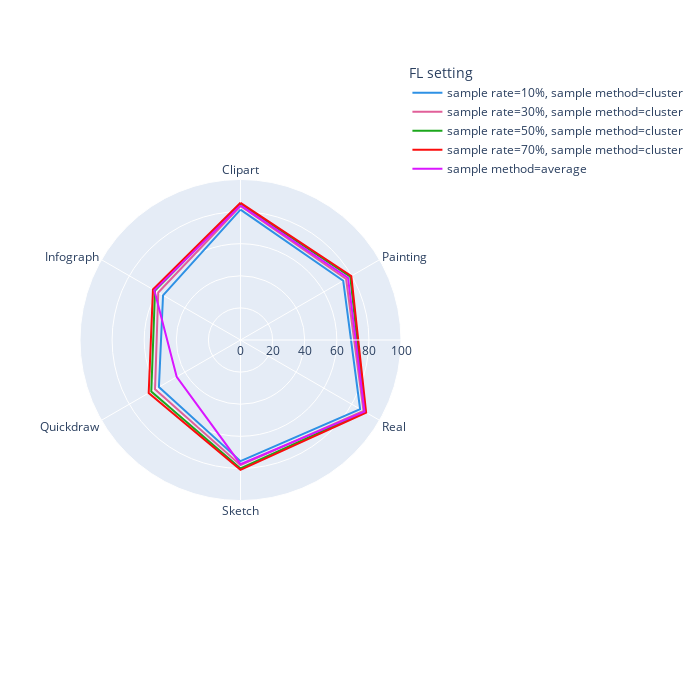

Here is the notebook cell this chart was saved with:
### Code cell
import plotly.express as px
import pandas as pd
import json

file_name = [
    './ours/ViT-B-32_domainnet_sub150_sra0.1_sramcluster.json',
    './ours/ViT-B-32_domainnet_sub150_sra0.3_sramcluster.json',
    './ours/ViT-B-32_domainnet_sub150_sra0.5_sramcluster.json',
    './ours/ViT-B-32_domainnet_sub150_sra0.7_sramcluster.json',
    './ours/ViT-B-32_domainnet_sub150_sra1.0_sramaverage.json',
]

caption = [
    'sample rate=10%, sample method=cluster',
    'sample rate=30%, sample method=cluster',
    'sample rate=50%, sample method=cluster',
    'sample rate=70%, sample method=cluster',
    'sample method=average',
]

# Redefining data and labels
labels = ['Clipart', 'Painting', 'Real', 'Sketch', 'Quickdraw', 'Infograph']
categories = [*labels, labels[0]]

# Redefine data to fit Plotly
data = []
for f in file_name:
    acc = read_acc_diff_domains(f)
    data.append(acc)

# 创建 DataFrame
df = pd.DataFrame(data, columns=labels)
df['FL setting'] = caption  # 添加模型名称为列

# 将 DataFrame 从宽格式转换为长格式，适合 line_polar 使用
df_long = df.melt(id_vars=['FL setting'], var_name='Category', value_name='Accuracy')

# 绘制雷达图
fig = px.line_polar(df_long, r='Accuracy', theta='Category', color='FL setting', line_close=True,
                    color_discrete_sequence=px.colors.qualitative.Dark24)

# 更新布局
fig.update_layout(
    polar=dict(
        radialaxis=dict(visible=True, range=[0, 100])
    ),
    width=700,  # 设置宽度
    height=700,  # 设置高度为与宽度相同
)

# 显示图形
fig.show()

fig.write_image("./clu_avg_sub150.png", scale=4)

### Figure 1 — Plotly figure (JSON) as saved in the notebook; plotly's stock layout.template omitted (floating-point values rounded to 4 significant figures)
{"data": [{"hovertemplate": "FL setting=sample rate=10%, sample method=cluster<br>Accuracy=%{r}<br>Category=%{theta}<extra></extra>", "legendgroup": "sample rate=10%, sample method=cluster", "line": {"color": "#2E91E5", "dash": "solid"}, "marker": {"symbol": "circle"}, "mode": "lines", "name": "sample rate=10%, sample method=cluster", "r": [81.25, 73.89, 86.06, 75.5, 58.69, 55.73, 81.25], "showlegend": true, "subplot": "polar", "theta": ["Clipart", "Painting", "Real", "Sketch", "Quickdraw", "Infograph", "Clipart"], "type": "scatterpolar"}, {"hovertemplate": "FL setting=sample rate=30%, sample method=cluster<br>Accuracy=%{r}<br>Category=%{theta}<extra></extra>", "legendgroup": "sample rate=30%, sample method=cluster", "line": {"color": "#E15F99", "dash": "solid"}, "marker": {"symbol": "circle"}, "mode": "lines", "name": "sample rate=30%, sample method=cluster", "r": [83.47, 76.01, 88.52, 77.99, 61.49, 59.18, 83.47], "showlegend": true, "subplot": "polar", "theta": ["Clipart", "Painting", "Real", "Sketch", "Quickdraw", "Infograph", "Clipart"], "type": "scatterpolar"}, {"hovertemplate": "FL setting=sample rate=50%, sample method=cluster<br>Accuracy=%{r}<br>Category=%{theta}<extra></extra>", "legendgroup": "sample rate=50%, sample method=cluster", "line": {"color": "#1CA71C", "dash": "solid"}, "marker": {"symbol": "circle"}, "mode": "lines", "name": "sample rate=50%, sample method=cluster", "r": [84.82, 78.98, 89.49, 80.02, 64.18, 61.5, 84.82], "showlegend": true, "subplot": "polar", "theta": ["Clipart", "Painting", "Real", "Sketch", "Quickdraw", "Infograph", "Clipart"], "type": "scatterpolar"}, {"hovertemplate": "FL setting=sample rate=70%, sample method=cluster<br>Accuracy=%{r}<br>Category=%{theta}<extra></extra>", "legendgroup": "sample rate=70%, sample method=cluster", "line": {"color": "#FB0D0D", "dash": "solid"}, "marker": {"symbol": "circle"}, "mode": "lines", "name": "sample rate=70%, sample method=cluster", "r": [85.46, 79.73, 90.4, 80.88, 66.05, 62.97, 85.46], "showlegend": true, "subplot": "polar", "theta": ["Clipart", "Painting", "Real", "Sketch", "Quickdraw", "Infograph", "Clipart"], "type": "scatterpolar"}, {"hovertemplate": "FL setting=sample method=average<br>Accuracy=%{r}<br>Category=%{theta}<extra></extra>", "legendgroup": "sample method=average", "line": {"color": "#DA16FF", "dash": "solid"}, "marker": {"symbol": "circle"}, "mode": "lines", "name": "sample method=average", "r": [83.85, 77.36, 89.23, 77.36, 45.92, 61.98, 83.85], "showlegend": true, "subplot": "polar", "theta": ["Clipart", "Painting", "Real", "Sketch", "Quickdraw", "Infograph", "Clipart"], "type": "scatterpolar"}], "layout": {"height": 700, "legend": {"title": {"text": "FL setting"}, "tracegroupgap": 0}, "margin": {"t": 60}, "polar": {"angularaxis": {"direction": "clockwise", "rotation": 90}, "domain": {"x": [0, 1], "y": [0, 1]}, "radialaxis": {"range": [0, 100], "visible": true}}, "width": 700}}
